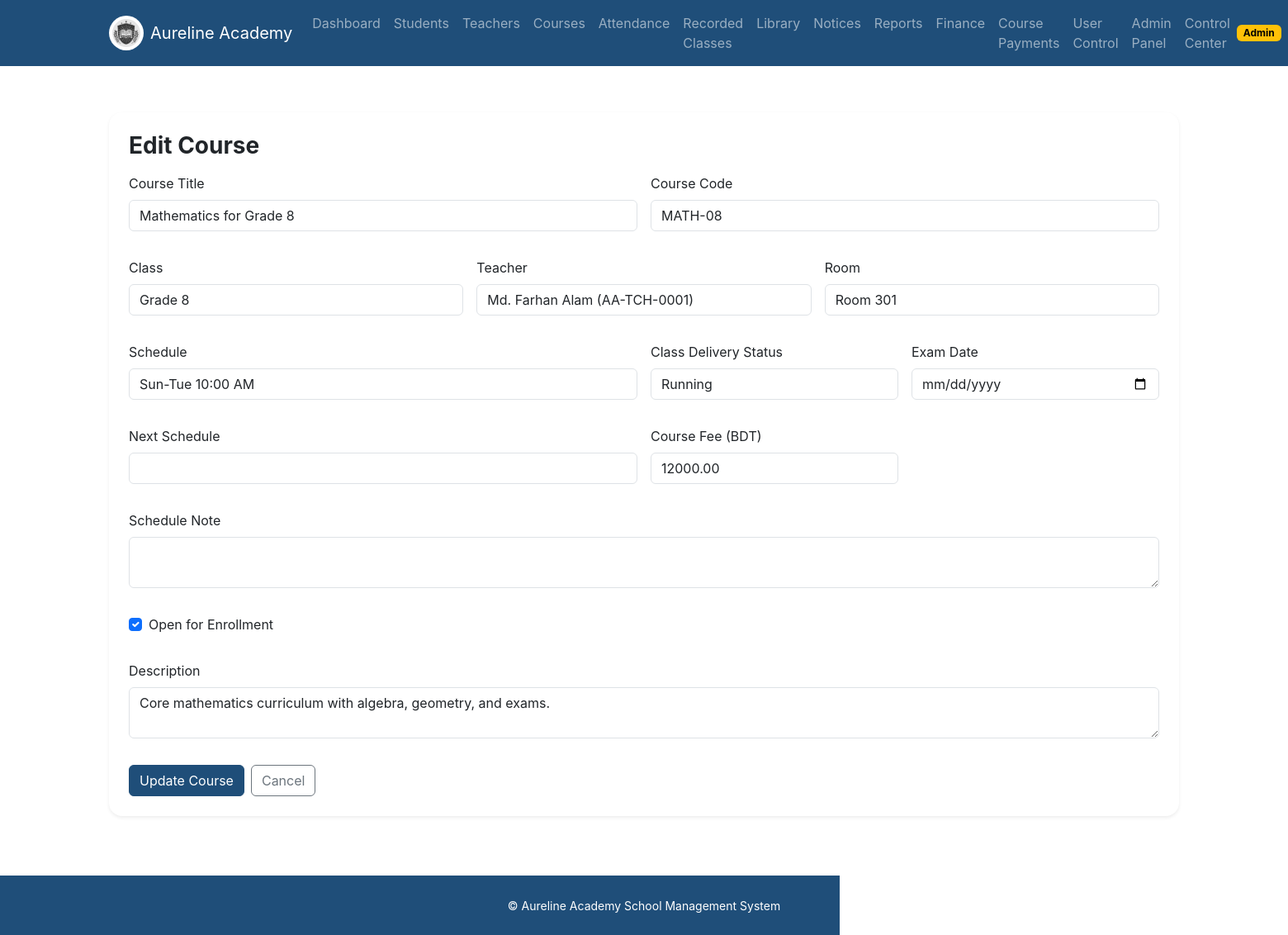
Screenshot of /courses/1/edit (signed in) with the database file from the repository.
### app/models.py (models this page shows, shortened)
class TimestampMixin:
    created_at = db.Column(db.DateTime, default=datetime.utcnow, nullable=False)
    updated_at = db.Column(db.DateTime, default=datetime.utcnow, onupdate=datetime.utcnow, nullable=False)

class User(UserMixin, TimestampMixin, db.Model):
    id = db.Column(db.Integer, primary_key=True)
    full_name = db.Column(db.String(120), nullable=False)
    email = db.Column(db.String(120), unique=True, nullable=False, index=True)
    password_hash = db.Column(db.String(255), nullable=False)
    role = db.Column(db.String(20), nullable=False, index=True)
    phone = db.Column(db.String(20))
    is_active = db.Column(db.Boolean, default=True, nullable=False)
    approval_status = db.Column(db.String(20), default="approved", nullable=False, index=True)
    registration_source = db.Column(db.String(20), default="admin_created", nullable=False)
    approved_at = db.Column(db.DateTime)
    approved_by_user_id = db.Column(db.Integer, db.ForeignKey("user.id"))
    approved_by = db.relationship("User", remote_side=[id], backref="approved_users")
    student_profile = db.relationship("StudentProfile", back_populates="user", uselist=False, cascade="all, delete-orphan")
    teacher_profile = db.relationship("TeacherProfile", back_populates="user", uselist=False, cascade="all, delete-orphan")
    submitted_course_requests = db.relationship("CourseRequest", foreign_keys="CourseRequest.requester_user_id", back_populates="requester")
    reviewed_course_requests = db.relationship("CourseRequest", foreign_keys="CourseRequest.reviewed_by_user_id", back_populates="reviewed_by")
    def get_role_badge(self):
        return self.role.title()
    def get_status_badge(self):
        return self.approval_status.title()

class Course(TimestampMixin, db.Model):
    id = db.Column(db.Integer, primary_key=True)
    title = db.Column(db.String(120), nullable=False)
    code = db.Column(db.String(50), unique=True, nullable=False, index=True)
    class_name = db.Column(db.String(50), nullable=False)
    room = db.Column(db.String(50))
    schedule_text = db.Column(db.String(120))
    delivery_status = db.Column(db.String(20), default="running", nullable=False)
    next_schedule_text = db.Column(db.String(120))
    suspension_note = db.Column(db.Text)
    exam_date = db.Column(db.Date)
    description = db.Column(db.Text)
    teacher_id = db.Column(db.Integer, db.ForeignKey("teacher_profile.id"))
    zoom_meeting_id = db.Column(db.String(120))
    course_fee = db.Column(db.Numeric(10, 2), nullable=False, default=0)
    is_open_for_enrollment = db.Column(db.Boolean, nullable=False, default=True)
    teacher = db.relationship("TeacherProfile", back_populates="courses")
    attendances = db.relationship("Attendance", back_populates="course", cascade="all, delete-orphan")
    requests = db.relationship("CourseRequest", back_populates="course", cascade="all, delete-orphan")
    recordings = db.relationship("RecordedClassVideo", back_populates="course", cascade="all, delete-orphan")
    invoices = db.relationship("Invoice", back_populates="course")
    test_results = db.relationship("ClassTestResult", back_populates="course")

### app/courses/routes.py (the view, shortened to what this page needs)
@courses_bp.route("/<int:course_id>/edit", methods=["GET", "POST"])
@login_required
@roles_required("admin")
def edit_course(course_id):
    course = Course.query.get_or_404(course_id)
    form = CourseForm(obj=course)
    form.teacher_id.choices = _teacher_choices()
    if request.method == "GET":
        form.teacher_id.data = course.teacher_id or 0
        form.delivery_status.data = course.delivery_status
        form.next_schedule_text.data = course.next_schedule_text
        form.suspension_note.data = course.suspension_note
    return render_template("courses/form.html", form=form, title="Edit Course", submit_label="Update Course")

### app/courses/routes.py (called while the page is built)
def _teacher_choices():
    choices = [(0, "Unassigned")]
    for teacher in TeacherProfile.query.order_by(TeacherProfile.employee_id.asc()).all():
        choices.append((teacher.id, f"{teacher.user.full_name} ({teacher.employee_id})"))
    return choices

### app/models.py (called while the page is built)
@login_manager.user_loader
def load_user(user_id):
    return db.session.get(User, int(user_id))

### app/templates/courses/form.html (shortened to what this page needs)
{% extends 'base.html' %}
{% from 'macros/forms.html' import render_field %}
{% block content %}
<section class="py-4"><div class="container"><div class="card border-0 shadow-sm rounded-4"><div class="card-body p-4"><h1 class="h3 fw-bold mb-3">{{ title }}</h1><form method="post" novalidate>{{ form.hidden_tag() }}<div class="row g-3"><div class="col-md-6">{{ render_field(form.title) }}</div><div class="col-md-6">{{ render_field(form.code) }}</div><div class="col-md-4">{{ render_field(form.class_name) }}</div><div class="col-md-4">{{ render_field(form.teacher_id) }}</div><div class="col-md-4">{{ render_field(form.room) }}</div><div class="col-md-6">{{ render_field(form.schedule_text) }}</div><div class="col-md-3">{{ render_field(form.delivery_status) }}</div><div class="col-md-3">{{ render_field(form.exam_date) }}</div><div class="col-md-6">{{ render_field(form.next_schedule_text) }}</div><div class="col-md-3">{{ render_field(form.course_fee) }}</div><div class="col-12">{{ render_field(form.suspension_note) }}</div><div class="col-12"><div class="form-check mb-3">{{ form.is_open_for_enrollment(class='form-check-input') }} {{ form.is_open_for_enrollment.label(class='form-check-label') }}</div></div><div class="col-12">{{ render_field(form.description) }}</div></div><div class="mt-3 d-flex gap-2"><button class="btn btn-primary">{{ submit_label }}</button><a class="btn btn-outline-secondary" href="{{ url_for('courses.list_courses') }}">Cancel</a></div></form></div></div></div></section>
{% endblock %}

### app/templates/base.html (shortened to what this page needs)
<!doctype html>
<html lang="en">
<head>
  <link rel="stylesheet" href="https://cdn.jsdelivr.net/npm/bootstrap@5.3.3/dist/css/bootstrap.min.css">
  <link rel="stylesheet" href="{{ url_for('static', filename='css/style.css') }}">
</head>
<body>
<nav class="navbar navbar-expand-lg navbar-dark aureline-nav sticky-top">
  <div class="container">
    <a class="navbar-brand d-flex align-items-center gap-2" href="{{ url_for('main.index') }}">
      <img src="{{ url_for('static', filename='img/aureline-logo.png') }}" alt="Aureline Academy" width="42" height="42" class="rounded-circle bg-white p-1">
      <span>Aureline Academy</span>
    </a>
    <div class="collapse navbar-collapse" id="mainNav">
      {% if current_user.is_authenticated %}
      <ul class="navbar-nav me-auto mb-2 mb-lg-0">
        <li class="nav-item"><a class="nav-link" href="{{ url_for('dashboard.home') }}">Dashboard</a></li>
        {% if current_user.role in ['admin', 'teacher'] %}
        <li class="nav-item"><a class="nav-link" href="{{ url_for('students.list_students') }}">Students</a></li>
        <li class="nav-item"><a class="nav-link" href="{{ url_for('teachers.list_teachers') }}">Teachers</a></li>
        <li class="nav-item"><a class="nav-link" href="{{ url_for('courses.list_courses') }}">Courses</a></li>
        <li class="nav-item"><a class="nav-link" href="{{ url_for('attendance.list_attendance') }}">Attendance</a></li>
        <li class="nav-item"><a class="nav-link" href="{{ url_for('integrations.recordings_library') }}">Recorded Classes</a></li>
        <li class="nav-item"><a class="nav-link" href="{{ url_for('library.catalog') }}">Library</a></li>
        <li class="nav-item"><a class="nav-link" href="{{ url_for('communication.notices') }}">Notices</a></li>
        <li class="nav-item"><a class="nav-link" href="{{ url_for('reports.summary') }}">Reports</a></li>
        {% endif %}
        {% if current_user.role == 'admin' %}
        <li class="nav-item"><a class="nav-link" href="{{ url_for('finance.overview') }}">Finance</a></li>
        <li class="nav-item"><a class="nav-link" href="{{ url_for('finance.course_requests_admin') }}">Course Payments</a></li>
        <li class="nav-item"><a class="nav-link" href="{{ url_for('auth.pending_users') }}">User Control</a></li>
        <li class="nav-item"><a class="nav-link" href="{{ url_for('admin.index') }}">Admin Panel</a></li>
        <li class="nav-item"><a class="nav-link" href="{{ url_for('dashboard.admin_hub') }}">Control Center</a></li>
        {% endif %}
      </ul>
      <div class="d-flex align-items-center gap-2">
        <span class="badge text-bg-warning">{{ current_user.get_role_badge() }}</span>
      </div>
      {% else %}
      <div class="ms-auto d-flex gap-2">
        <a class="btn btn-outline-light btn-sm" href="{{ url_for('auth.login') }}">Login</a>
        <a class="btn btn-warning btn-sm" href="{{ url_for('auth.register') }}">Student Register</a>
      </div>
      {% endif %}
    </div>
  </div>
</nav>
<main>
  <div class="container py-3">
  </div>
  {% block content %}{% endblock %}
</main>
<footer class="py-4 text-center text-white aureline-footer mt-5">
  <small>© Aureline Academy School Management System</small>
</footer>
</body>
</html>

### app/templates/macros/forms.html (shortened to what this page needs)
{% macro render_field(field) %}
  <div class="mb-3">
    {{ field.label(class="form-label") }}
    {{ field(class="form-control") }}
  </div>
{% endmacro %}

### app/static/css/style.css (style rules this page uses)
:root { --aureline-primary: #1f4e79; --aureline-secondary: #f4b400; --aureline-bg: #f6f9fc; --aureline-text: #1f2937; }
body { font-family: Inter, "Segoe UI", sans-serif; color: var(--aureline-text); background: #ffffff; }
.aureline-nav, .aureline-footer { background: var(--aureline-primary); }
.btn-primary { background: var(--aureline-primary); border-color: var(--aureline-primary); }
.card { overflow: hidden; }

### rows the page displays
User: get_role_badge "Admin"
Course: title "Mathematics for Grade 8", code "MATH-08", class_name "Grade 8", teacher_id "Md. Farhan Alam (AA-TCH-0001)", room "Room 301", schedule_text "Sun-Tue 10:00 AM", delivery_status "Running", course_fee "12000.00", description "Core mathematics curriculum with algebra, geometry, and exams."

### other values shown
{{ title }} "Edit Course"
{{ field.label(class="form-label") }} "Course Title Course Code Class Teacher Room Schedule Class Delivery Status Exam Date Next Schedule Course Fee (BDT) Schedule Note Description"
{{ submit_label }} "Update Course"
